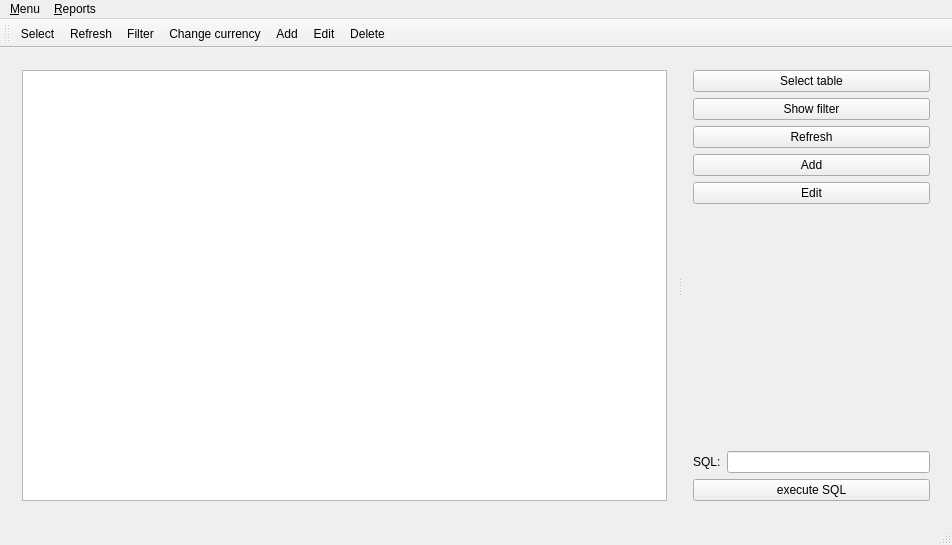
<?xml version="1.0" encoding="UTF-8"?>
<ui version="4.0">
 <class>MainWindow</class>
 <widget class="QMainWindow" name="MainWindow">
  <property name="geometry">
   <rect>
    <x>0</x>
    <y>0</y>
    <width>952</width>
    <height>545</height>
   </rect>
  </property>
  <property name="windowTitle">
   <string notr="true">Schwarze Feder</string>
  </property>
  <widget class="QWidget" name="centralWidget">
   <layout class="QHBoxLayout" name="horizontalLayout">
    <item>
     <widget class="QSplitter" name="splitter">
      <property name="minimumSize">
       <size>
        <width>0</width>
        <height>0</height>
       </size>
      </property>
      <property name="orientation">
       <enum>Qt::Horizontal</enum>
      </property>
      <widget class="QWidget" name="wTable" native="true">
       <layout class="QVBoxLayout" name="verticalLayout_4">
        <item>
         <widget class="QTableWidget" name="tableWidget">
          <property name="minimumSize">
           <size>
            <width>400</width>
            <height>0</height>
           </size>
          </property>
         </widget>
        </item>
       </layout>
      </widget>
      <widget class="QWidget" name="wSettings" native="true">
       <layout class="QVBoxLayout" name="verticalLayout_3">
        <item>
         <layout class="QVBoxLayout" name="verticalLayout_2">
          <item>
           <widget class="QPushButton" name="pbSelect">
            <property name="text">
             <string>Select table</string>
            </property>
           </widget>
          </item>
          <item>
           <widget class="QPushButton" name="pbFilter">
            <property name="text">
             <string>Show filter</string>
            </property>
           </widget>
          </item>
          <item>
           <widget class="QPushButton" name="pbRefresh">
            <property name="text">
             <string>Refresh</string>
            </property>
           </widget>
          </item>
          <item>
           <widget class="QPushButton" name="pbAdd">
            <property name="text">
             <string>Add</string>
            </property>
           </widget>
          </item>
          <item>
           <widget class="QPushButton" name="pbEdit">
            <property name="text">
             <string>Edit</string>
            </property>
           </widget>
          </item>
         </layout>
        </item>
        <item>
         <spacer name="verticalSpacer">
          <property name="orientation">
           <enum>Qt::Vertical</enum>
          </property>
          <property name="sizeHint" stdset="0">
           <size>
            <width>20</width>
            <height>191</height>
           </size>
          </property>
         </spacer>
        </item>
        <item>
         <layout class="QVBoxLayout" name="verticalLayout">
          <item>
           <layout class="QHBoxLayout" name="horizontalLayout_2">
            <item>
             <widget class="QLabel" name="lSqlString">
              <property name="text">
               <string>SQL:</string>
              </property>
             </widget>
            </item>
            <item>
             <widget class="QLineEdit" name="lineEdit"/>
            </item>
           </layout>
          </item>
          <item>
           <widget class="QPushButton" name="pbRunSQL">
            <property name="text">
             <string>execute SQL</string>
            </property>
           </widget>
          </item>
         </layout>
        </item>
       </layout>
      </widget>
     </widget>
    </item>
   </layout>
  </widget>
  <widget class="QMenuBar" name="menuBar">
   <property name="geometry">
    <rect>
     <x>0</x>
     <y>0</y>
     <width>952</width>
     <height>30</height>
    </rect>
   </property>
   <widget class="QMenu" name="menuMenu">
    <property name="title">
     <string>&amp;Menu</string>
    </property>
    <addaction name="separator"/>
    <addaction name="aExit"/>
   </widget>
   <widget class="QMenu" name="menuReports">
    <property name="title">
     <string>&amp;Reports</string>
    </property>
   </widget>
   <addaction name="menuMenu"/>
   <addaction name="menuReports"/>
  </widget>
  <widget class="QToolBar" name="mainToolBar">
   <attribute name="toolBarArea">
    <enum>TopToolBarArea</enum>
   </attribute>
   <attribute name="toolBarBreak">
    <bool>false</bool>
   </attribute>
   <addaction name="aSelect"/>
   <addaction name="aRefresh"/>
   <addaction name="aFilter"/>
   <addaction name="aCurrency"/>
   <addaction name="aAdd"/>
   <addaction name="aEdit"/>
   <addaction name="aDelete"/>
  </widget>
  <widget class="QStatusBar" name="statusBar"/>
  <action name="aSelect">
   <property name="icon">
    <iconset>
     <normaloff>../Downloads/icons8-database-50.png</normaloff>../Downloads/icons8-database-50.png</iconset>
   </property>
   <property name="text">
    <string>Select</string>
   </property>
  </action>
  <action name="aRefresh">
   <property name="icon">
    <iconset>
     <normaloff>../Downloads/icons8-data-backup-50.png</normaloff>../Downloads/icons8-data-backup-50.png</iconset>
   </property>
   <property name="text">
    <string>Refresh</string>
   </property>
  </action>
  <action name="aFilter">
   <property name="icon">
    <iconset>
     <normaloff>../Downloads/icons8-conversion-50.png</normaloff>../Downloads/icons8-conversion-50.png</iconset>
   </property>
   <property name="text">
    <string>Filter</string>
   </property>
  </action>
  <action name="aAdd">
   <property name="icon">
    <iconset>
     <normaloff>../Downloads/icons8-add-row-50.png</normaloff>../Downloads/icons8-add-row-50.png</iconset>
   </property>
   <property name="text">
    <string>Add</string>
   </property>
  </action>
  <action name="aEdit">
   <property name="icon">
    <iconset>
     <normaloff>../Downloads/icons8-edit-row-50.png</normaloff>../Downloads/icons8-edit-row-50.png</iconset>
   </property>
   <property name="text">
    <string>Edit</string>
   </property>
  </action>
  <action name="aDelete">
   <property name="icon">
    <iconset>
     <normaloff>../Downloads/icons8-delete-row-50.png</normaloff>../Downloads/icons8-delete-row-50.png</iconset>
   </property>
   <property name="text">
    <string>Delete</string>
   </property>
  </action>
  <action name="aExit">
   <property name="text">
    <string>&amp;Exit</string>
   </property>
  </action>
  <action name="aCurrency">
   <property name="icon">
    <iconset>
     <normaloff>../Downloads/icons8-currency-exchange-52.png</normaloff>../Downloads/icons8-currency-exchange-52.png</iconset>
   </property>
   <property name="text">
    <string>Change currency</string>
   </property>
  </action>
 </widget>
 <layoutdefault spacing="6" margin="11"/>
 <resources/>
 <connections/>
</ui>
